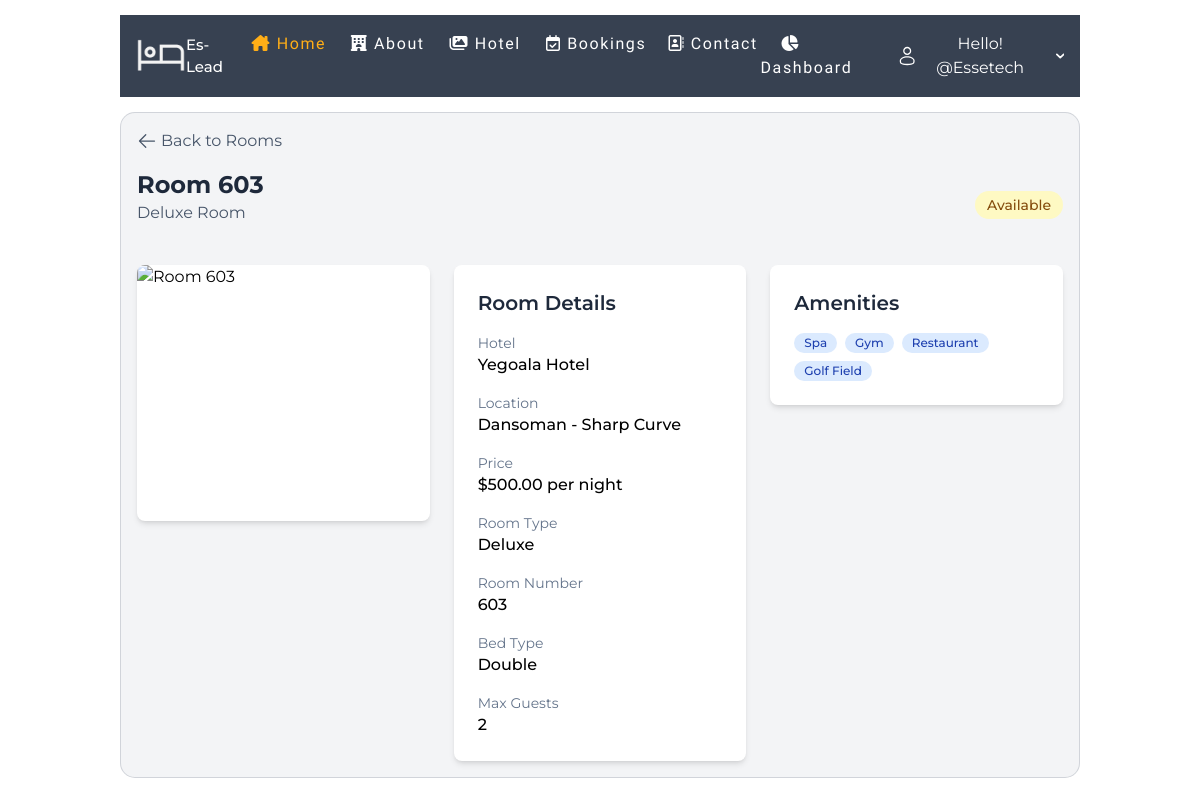
The app's page /room_detail/3/ (signed in) with its own data.
### core/models.py (models this page shows, shortened)
class CustomUser(AbstractUser):
    USER_TYPE_CHOICES = (
        ('admin', 'Admin'),
        ('manager', 'Hotel Manager'),
        ('Guest', 'Guest'),
        ('staff', 'Staff'),
    )
    user_type = models.CharField(max_length=20, choices=USER_TYPE_CHOICES, default='Guest')
    is_verified = models.BooleanField(default=False)
    created_at = models.DateTimeField(auto_now_add=True)
    class Meta:
        verbose_name = 'User'
        verbose_name_plural = 'Users'
        ordering = ('username',)
        indexes = [
            models.Index(fields=['-created_at']),
        ]
    def __str__(self):
        return self.username

class Room(models.Model):
    BED_TYPE_CHOICES = [
        ('single', 'Single'),
        ('double', 'Double'),
        ('queen', 'Queen'),
        ('king', 'King'),
    ]
    ROOM_STATUS_CHOICES = ( # Renamed from STATUS_CHOICES to avoid confusion with Reservation status
        ('Available', _('Available')),
        ('Maintenance', _('Maintenance')),
        ('Occupied', _('Occupied')), # Occupied status should ideally be derived from active reservations
        ('Unavailable', _('Temporarily Unavailable')), # For rooms not 'Maintenance' but out of service
    )
    Room_Type = (
        ('standard', 'Standard'),
        ('suite', 'Suite'),
        ('deluxe', 'Deluxe'),
        ('family', 'Family'),
    )
    room_type = models.CharField(max_length=50, choices=Room_Type, default='single')
    hotel = models.ForeignKey(Hotel, on_delete=models.CASCADE, related_name='rooms', null=True,blank=True)
    price = models.DecimalField(max_digits=10,decimal_places=2,validators=[MinValueValidator(0.01)],blank=True, null=True)  # Prevent zero/negative prices
    amenities = models.ManyToManyField(Amenity, blank=True, related_name='rooms', verbose_name=_("Amenities"))
    status = models.CharField(max_length=20, choices=ROOM_STATUS_CHOICES, default='Available', verbose_name=_("Physical Status"))
    max_guests = models.PositiveIntegerField(default=2,validators=[MinValueValidator(1), MaxValueValidator(10)])
    bed_type = models.CharField(max_length=100,choices=BED_TYPE_CHOICES,default='double')
    room_number = models.CharField(max_length=10, null=True,verbose_name=_("Room Number"))
    image = CloudinaryField(folder='rooms/')
    star_rating = models.ForeignKey(Rating, on_delete=models.SET_NULL,null=True)  # Prevent accidental rating deletion
    created_at = models.DateTimeField(auto_now_add=True, null=True)
    updated_at = models.DateTimeField(auto_now=True)
    class Meta:
        ordering = ('-created_at',)
        verbose_name = 'Room'
        verbose_name_plural = 'Rooms'
        indexes = [
            models.Index(fields=['status', 'price']),
            models.Index(fields=['room_number', 'max_guests']),
        ]

class Hotel(models.Model):
    name = models.CharField(max_length=200)
    phone_number = models.CharField(max_length=20, unique=True, null=True)
    email = models.EmailField(blank=True, null=True)
    location = models.CharField(max_length=100, null=True)
    description = models.TextField(blank=True, null=True)
    amenities = models.ManyToManyField('Amenity', blank=True, related_name='hotels')
    services = models.ManyToManyField('Service', related_name='hotels_services', blank=True) # New Service ManyToMany
    region=models.CharField(choices=RegionChoices, max_length=2, null=True)
    logo = CloudinaryField(folder='logos/', null=True, blank=True)
    hotel_image = CloudinaryField(folder='hotel_images/', null=True, blank=True,verbose_name=_("Hotel Image"))
    created_at = models.DateTimeField(auto_now_add=True,null=True)
    class Meta:
        verbose_name = _("Hotel")
        verbose_name_plural = _("Hotels")
        ordering = ('name',)
        indexes = [
            models.Index(fields=['name']),
            models.Index(fields=['region']),
            models.Index(fields=['-created_at']),
            ]

class Amenity(models.Model):
    amenity_name = models.CharField(max_length=100, blank=True, null=True)

### account/models.py (models this page shows, shortened)
class ProfileModel(models.Model):
    user = models.OneToOneField(settings.AUTH_USER_MODEL, on_delete=models.CASCADE, null=True, related_name='profilemodel')
    first_name = models.CharField(max_length=200, null=True)
    last_name = models.CharField(max_length=200, null=True)
    profile = models.ImageField(default='default.png', upload_to='profile',null=True,blank=True)
    phone = models.CharField(max_length=20,null=True,blank=True)
    email=models.EmailField(validators=[EmailValidator],null=True)
    gender=models.CharField(max_length=1,choices=Gender,null=True)
    nationality = models.CharField(max_length=100,null=True)
    address = models.CharField(max_length=200,null=True)

### core/views.py (the view)
# urls.py: path('room_detail/<int:pk>/', views.room_detail, name='room-detail'),
def room_detail(request, pk):
    room = get_object_or_404(Room, pk=pk)
    context = {
        'room': room
    }
    return render(request, 'detail/room_detail.html',context)

### account/context_processors.py (called while the page is built)
def hotel_info(request):
    context = {}
    if request.user.is_authenticated:
        try:
            manager = getattr(request.user, 'manager', None)
            if manager:
                context['hotel'] = manager.hotel_post
        except Manager.DoesNotExist:
            pass
    return context

### core/templates/detail/room_detail.html (shortened to what this page needs)
{% extends "partials/layout.html" %}
{% load static %}
{% load tailwind_filters %}
{% block main-content %}
{% include "partials/nav.html" %}
    <div class="w-[100%] md:w-[80%] m-auto">
        <div class="transition-all duration-300 bg-gray-100 border border-slate-600 border-opacity-20 rounded-[15px] p-4 ">
            <div class="mb-4">
                <a href="{% url 'room-list' room.hotel.id %}" class="flex items-center text-slate-600 hover:text-slate-800">
                    <svg xmlns="http://www.w3.org/2000/svg" viewBox="0 0 24 24" fill="currentColor" class="w-5 h-5 mr-1">
                        <path fill-rule="evenodd" d="M11.03 3.97a.75.75 0 010 1.06l-6.22 6.22H21a.75.75 0 010 1.5H4.81l6.22 6.22a.75.75 0 11-1.06 1.06l-7.5-7.5a.75.75 0 010-1.06l7.5-7.5a.75.75 0 011.06 0z" clip-rule="evenodd" />
                    </svg>
                    Back to Rooms
                </a>
            </div>
            <div class="flex flex-col md:flex-row justify-between items-start md:items-center mb-6">
                <div class="mb-[1rem]">
                    <h1 class="text-2xl font-bold text-slate-800">Room {{ room.room_number }}</h1>
                    <p class="text-slate-600">{{ room.get_room_type_display }} Room</p>
                </div>
                <span class="px-3 py-1 rounded-full text-sm font-medium
                    {% if room.status == 'A' %}bg-green-100 text-green-800
                    {% elif room.status == 'M' %}bg-red-100 text-red-800
                    {% else %}bg-yellow-100 text-yellow-800{% endif %}">
                    {{ room.get_status_display }}
                </span>
            </div>
            <div class="grid grid-cols-1 md:grid-cols-3 gap-6">
                <div class="md:col-span-1">
                    <div class="bg-white rounded-lg shadow-md overflow-hidden">
                        <img src="{{ room.image.url }}" alt="Room {{ room.room_number }}" class="w-full h-64 object-cover">
                    </div>
                </div>
                <div class="md:col-span-1">
                    <div class="bg-white rounded-lg shadow-md p-6">
                        <h2 class="text-xl font-semibold mb-4 text-slate-800">Room Details</h2>
                        <div class="space-y-4">
                            <div>
                                <p class="text-sm text-slate-500">Hotel</p>
                                <p class="font-medium">{{ room.hotel.name }}</p>
                            </div>
                            <div>
                                <p class="text-sm text-slate-500">Location</p>
                                <p class="font-medium">{{ room.hotel.location }}</p>
                            </div>
                            <div>
                                <p class="text-sm text-slate-500">Price</p>
                                <p class="font-medium">${{ room.price }} per night</p>
                            </div>
                            <div>
                                <p class="text-sm text-slate-500">Room Type</p>
                                <p class="font-medium capitalize">{{ room.room_type }}</p>
                            </div>
                            <div>
                                <p class="text-sm text-slate-500">Room Number</p>
                                <p class="font-medium capitalize">{{ room.room_number }} </p>
                            </div>
                            <div>
                                <p class="text-sm text-slate-500">Bed Type</p>
                                <p class="font-medium capitalize">{{ room.bed_type }} </p>
                            </div>
                            <div>
                                <p class="text-sm text-slate-500">Max Guests</p>
                                <p class="font-medium">{{ room.max_guests }}</p>
                            </div>
                        </div>
                    </div>
                </div>
                <div class="md:col-span-1">
                    <div class="bg-white rounded-lg shadow-md p-6">
                        <h2 class="text-xl font-semibold mb-4 text-slate-800">Amenities</h2>
                        {% if hotel.amenities.all %}
                            <div class="md:col-span-2">
                                <div class="flex flex-wrap gap-2 mt-2">
                                    {% for amenity in hotel.amenities.all %}
                                        <span class="bg-blue-100 text-blue-800 text-xs font-medium px-2.5 py-0.5 rounded-full flex items-center">
                                            {{ amenity.amenity_name }}
                                        </span>
                                    {% endfor %}
                                </div>
                            </div>
                        {% else %}
                            <p class="text-slate-500">No amenities added yet</p>
                        {% endif %}
                    </div>
                </div>
            </div>
        </div>
    </div>
{% endblock %}

### core/templates/partials/nav.html (shortened to what this page needs)
{% load static %}
<nav>
  <div class="__navbar bg-gray-700">
      <div class="logo">
          <a href="{% url "home" %}" class="flex items-center">
            <img src="{% static 'image/assets/hotel_48dp_FILL0_wght400_GRAD0_opsz48.png' %}" class="hotel" alt="">
            <h1 class="text-white font-medium text-[15px]">Es-Lead</h1>
          </a>
        </div>
      <div class="list_t">
        <ul class="nav_v no-search bg-gray-700" id="nav-links">
          <li class="color-active">
            <a href="{% url "home" %}" class="navv-link">
              <i class="fa-solid fa-house-chimney"></i>
            Home
            </a>
          </li>
          <li>
            <a href="{% url "about" %}" class="navv-link">
              <i class="fa-solid fa-hotel"></i>
              About
            </a>
          </li>
          <li>
            <a href="{% url "hotel" %}" class="navv-link">
              <i class="fa-solid fa-images"></i>
            Hotel
          </a>
          </li>
          <li>
            <a href="{% url "my_booking" %}" class="navv-link">
              <i class="fa-regular fa-calendar-check"></i>
              Bookings
            </a>
          </li>
          <li>
            <a href="{% url "contact" %}" class="navv-link">
              <i class="fa-regular fa-address-book"></i>
              Contact
            </a>
          </li>
          {% if user.manager.user.is_authenticated%}
              <li>
                <a href="{% url "dashboard" %}" class="navv-link">
                  <i class="fa-solid fa-chart-pie"></i>
                  Dashboard
                </a>
              </li>
          {% endif %}
        </ul>
      </div>
     <div class="flex items-center gap-[2rem]">
      {% if user.is_authenticated %}
      <div class="user_wrapper">
        <button type="button" class="flex items-center gap-[0.3rem] text-[#FFFFFF]" id="dropdownAvatarNameButton" data-dropdown-toggle="dropdownAvatarName">
            <p class="text-[#fff] capitalize">Hello! @{{ user.profilemodel.user }}</p>
            <svg class="w-2.5 h-2.5 ms-3" aria-hidden="true" xmlns="http://www.w3.org/2000/svg" fill="none" viewBox="0 0 10 6">
              <path stroke="currentColor" stroke-linecap="round" stroke-linejoin="round" stroke-width="2" d="m1 1 4 4 4-4"/>
            </svg>
        </button>
      </div>
      {% endif %}
     </div>
  </div>
</nav>

### core/static/css/style.css (style rules this page uses)
* { margin: 0; padding: 0; box-sizing: border-box; }
html { scroll-behavior: smooth; }
body { overflow-x: hidden; font-family: 'Montserrat','Montserrat Alternates', 'Roboto', 'Quicksand','Outfit', sans-serif; }
.__navbar { width: 80%; display: flex; align-items: center; justify-content: space-between; margin: 15px auto; }
.logo { display: flex; align-items: center; z-index: 999; }
.hotel { width: 50px; }
.nav_v { display: flex; list-style: none; transition: height 0.5s ease-out; z-index: 999; }
.navv-link { color: #fefefe; text-decoration: none; padding: 14px 20px; font-family: 'Montserrat Alternates', sans-serif; font-weight: 500; letter-spacing: 0.1em; transition: color 0.5s; position: relative; }
.navv-link::after { content: ""; position: absolute; left: 0; bottom: -5px; width: 0; height: 3px; background-color: #fcfbfb; border-radius: 25px; }
.list_t ul .color-active a { color: #ffae17; }
.__navbar { padding: 1rem 1rem; }
.user_wrapper { display: flex; gap: 2rem; align-items: center; }

### records on screen
CustomUser: profilemodel.user "Essetech"
Room: room_number "603", room_type "Deluxe", status "Available", hotel.name "Yegoala Hotel", hotel.location "Dansoman - Sharp Curve", price "500.00", bed_type "Double", max_guests "2"
Amenity: amenity_name "Spa"
Amenity: amenity_name "Gym"
Amenity: amenity_name "Restaurant"
Amenity: amenity_name "Golf Field"
